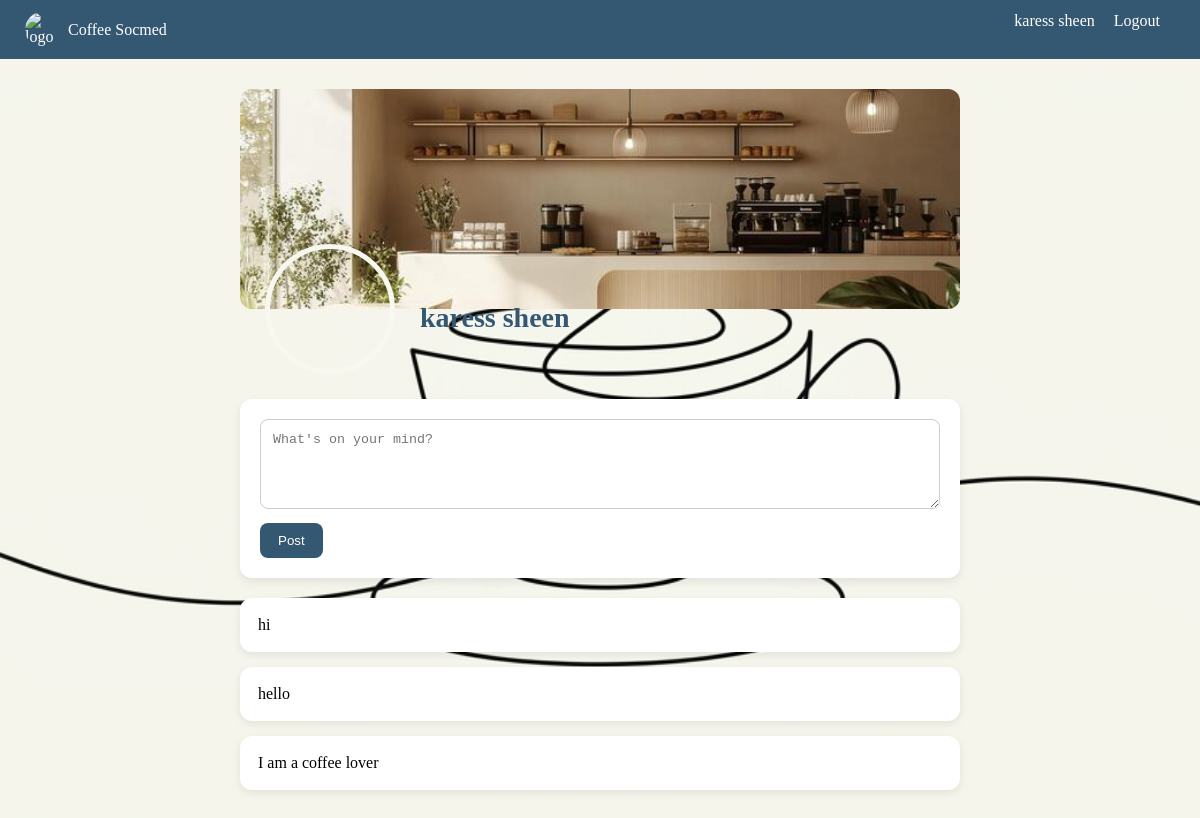
/socmed_canilloc/profile.php (signed in), run on the app's committed database.
### tables this page shows
CREATE TABLE `post` (
  `pid` int(11) NOT NULL,
  `aid` int(11) NOT NULL,
  `post_text` text NOT NULL,
  `post_date` date NOT NULL,
  `post` int(11) NOT NULL
);

### socmed_canilloc/models/load_user_posts.php (the view)
<?php
include 'db/dbconnect.php';
$aid=$_SESSION['aid'];
$sql = "SELECt * FROM post WHERE aid=$aid";
$result=$con->query($sql);
while ($row= mysqli_fetch_assoc($result)) {
    echo "<div class=\"post-block\">";
    echo $row['post_text'];
    echo "</div>";
}

### socmed_canilloc/views/res/style.css (style rules this page uses)
* { margin:0; padding:0; box-sizing:border-box; }
body { font-family: 'Segoe UI', sans-serif; background:#F7F8F0; background-image: url('images/bck.png'); background-size: cover; background-position: center; background-repeat: no-repeat; font-family: 'calibri'; }
.post-block { background:white; padding:18px; border-radius:12px; margin-bottom:15px; box-shadow:0 3px 8px rgba(0,0,0,0.08); transition:0.2s; }

### data on the page
post: post_text "hi"
post: post_text "hello"
post: post_text "I am a coffee lover"

### other printed values
$_SESSION['firstname'] "karess"
$_SESSION['lastname'] "sheen"
